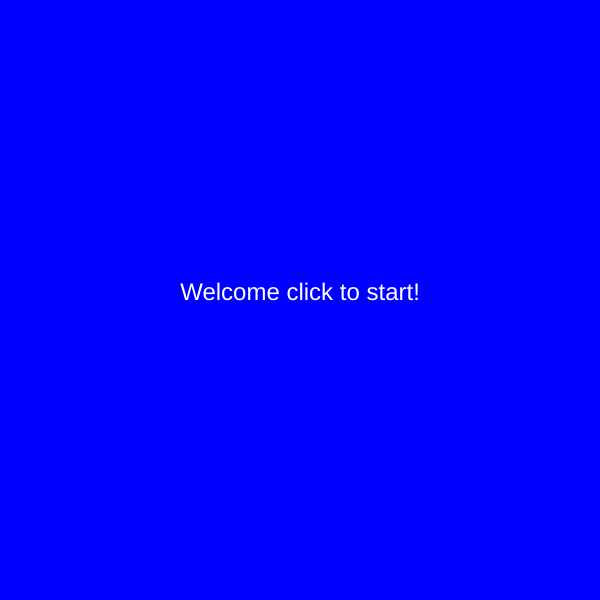
Frame 1 (no input)
Frame 60 (no input): identical to frame 1, image omitted
Frame 120 (the mouse pressed at the canvas centre since frame 60): identical to frame 1, image omitted

The p5.js sketch that drew this single still picture (run headless with seeded random() and noise() and a simulated clock; from frame 60 on, the mouse is pressed at the canvas centre):

// p5.js sketch
// ── sketch.js

var cars = [];
var frogPos;
var state = 0;
var maxCars = 5;
var maxTimer = 12*60
var timer = maxTimer;

function setup() {
  // put setup code here
  createCanvas(600,600);

//spawn cars
for(var i = 0; i < maxCars; i++){
  cars.push(new Car());
}//end loop
  frogPos = createVector(400, height - 100);
  textAlign(CENTER);
}//end setup

//--------------------------------------

function draw() {
  // put drawing code here

  switch(state){

    case 0://menu
    background('blue');
    textSize(24);
    fill('White');
    text("Welcome click to start!",width/2 ,height/2);
    break;

    case 1://game state
    game();
    timer = timer - 1;
    if(timer <= 0){
      timer = maxTimer;
      state = 3;//they lost
    }
    break;

    case 2://win state
      background('green');
      text("You Won!",width/2, height/2);
      break;

    case 3://lose state
      background('yellow');
      text("you lost", width/2, height/2);
      break;
    }


}//end draw

//-----------------------------------

  function mouseReleased(){
    switch(state){
      case 0:
      state = 1;
      break;

      case 2://win state
      timer = maxTimer;
      resetGame();
      state = 0;
      break;

      case 3://lost state
      timer = maxTimer;
      resetGame();
      state = 0;
      break;
    }
  }//end of mouse

//-----------------------------------

  function resetGame(){
    cars = [];
    for(var i = 0; i < maxCars; i++){
      cars.push(new Car());
  }//end for
  timer = maxTimer;
}//end of resetGame

//-----------------------------------

  function game(){
    background('red');
    for(var i = 0; i < cars.length; i++){
      cars[i].display();
      cars[i].drive();

      if(cars[i].pos.dist(frogPos) < 50){
        cars.splice(i , 1);
      }//end if
  }//end for

//if there are no more cars, go to win state
  if(cars.length == 0){
    state = 2; //you win
  }//end if

  //frog
      fill('white');
      ellipse(frogPos.x, frogPos.y, 50, 50);
      checkForKeys();



  }//end of game
//----------------------------------------------

  function checkForKeys(){
    if (keyIsDown(LEFT_ARROW)) frogPos.x -= 5;
    if (keyIsDown(RIGHT_ARROW)) frogPos.x += 5;
    if (keyIsDown(UP_ARROW)) frogPos.y -= 5;
    if (keyIsDown(DOWN_ARROW)) frogPos.y += 5;
  }//end of KeyIsDown
  //----------------------------------------------



function Car(){
  this.pos = createVector(random(width), random(height));
  this.vel = createVector(random(-5,5), random(-5));
  this.r = random(255);
  this.b = random(255);
  this.g = random(255);

  //methods
  this.display = function() {
    fill(this.r, this.g, this.b);
    rect(this.pos.x, this.pos.y, 50, 50);
  }//end display
//---------------------------------------------
  this.drive = function(){
    this.pos.add(this.vel);
    if (this.pos.x > width) this.x = 0;
    if (this.pos.x < 0) this.pos.x = width;
    if (this.pos.y > height) this.pos.y = 0;
    if (this.pos.y < 0) this.pos.y = height;
  }//end drive
//----------------------------------------------
}//end of car
